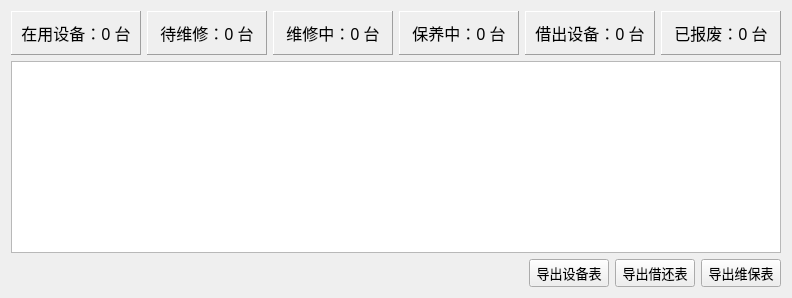
<?xml version="1.0" encoding="UTF-8"?>
<ui version="4.0">
 <class>StatisticsPage</class>
 <widget class="QWidget" name="StatisticsPage">
  <property name="font">
   <font>
    <family>微软雅黑</family>
    <pointsize>10</pointsize>
   </font>
  </property>
  <layout class="QVBoxLayout" name="verticalLayout">
   <item>
    <layout class="QHBoxLayout" name="cardsLayout">
     <item>
      <widget class="QFrame" name="frame_available">
       <property name="font"><font><pointsize>12</pointsize></font></property>
       <property name="frameShape"><enum>QFrame::Panel</enum></property>
       <property name="frameShadow"><enum>QFrame::Raised</enum></property>
       <layout class="QHBoxLayout" name="layout_available">
        <item><widget class="QLabel" name="label_available"><property name="text"><string>在用设备：0 台</string></property><property name="alignment"><set>Qt::AlignCenter</set></property></widget></item>
       </layout>
      </widget>
     </item>
     <item>
      <widget class="QFrame" name="frame_pending_repair">
       <property name="font"><font><pointsize>12</pointsize></font></property>
       <property name="frameShape"><enum>QFrame::Panel</enum></property>
       <property name="frameShadow"><enum>QFrame::Raised</enum></property>
       <layout class="QHBoxLayout" name="layout_pending_repair">
        <item><widget class="QLabel" name="label_pending_repair"><property name="text"><string>待维修：0 台</string></property><property name="alignment"><set>Qt::AlignCenter</set></property></widget></item>
       </layout>
      </widget>
     </item>
     <item>
      <widget class="QFrame" name="frame_repairing">
       <property name="font"><font><pointsize>12</pointsize></font></property>
       <property name="frameShape"><enum>QFrame::Panel</enum></property>
       <property name="frameShadow"><enum>QFrame::Raised</enum></property>
       <layout class="QHBoxLayout" name="layout_repairing">
        <item><widget class="QLabel" name="label_repairing"><property name="text"><string>维修中：0 台</string></property><property name="alignment"><set>Qt::AlignCenter</set></property></widget></item>
       </layout>
      </widget>
     </item>
     <item>
      <widget class="QFrame" name="frame_maintaining">
       <property name="font"><font><pointsize>12</pointsize></font></property>
       <property name="frameShape"><enum>QFrame::Panel</enum></property>
       <property name="frameShadow"><enum>QFrame::Raised</enum></property>
       <layout class="QHBoxLayout" name="layout_maintaining">
        <item><widget class="QLabel" name="label_maintaining"><property name="text"><string>保养中：0 台</string></property><property name="alignment"><set>Qt::AlignCenter</set></property></widget></item>
       </layout>
      </widget>
     </item>
     <item>
      <widget class="QFrame" name="frame_borrowed">
       <property name="font"><font><pointsize>12</pointsize></font></property>
       <property name="frameShape"><enum>QFrame::Panel</enum></property>
       <property name="frameShadow"><enum>QFrame::Raised</enum></property>
       <layout class="QHBoxLayout" name="layout_borrowed">
        <item><widget class="QLabel" name="label_borrowed"><property name="text"><string>借出设备：0 台</string></property><property name="alignment"><set>Qt::AlignCenter</set></property></widget></item>
       </layout>
      </widget>
     </item>
     <item>
      <widget class="QFrame" name="frame_scrapped">
       <property name="font"><font><pointsize>12</pointsize></font></property>
       <property name="frameShape"><enum>QFrame::Panel</enum></property>
       <property name="frameShadow"><enum>QFrame::Raised</enum></property>
       <layout class="QHBoxLayout" name="layout_scrapped">
        <item><widget class="QLabel" name="label_scrapped"><property name="text"><string>已报废：0 台</string></property><property name="alignment"><set>Qt::AlignCenter</set></property></widget></item>
       </layout>
      </widget>
     </item>
    </layout>
   </item>
   <item>
    <widget class="QTableWidget" name="tableView"/>
   </item>
   <item>
    <layout class="QHBoxLayout" name="exportLayout">
     <item><spacer name="horizontalSpacer"><property name="orientation"><enum>Qt::Horizontal</enum></property><property name="sizeHint" stdset="0"><size><width>518</width><height>20</height></size></property></spacer></item>
     <item><widget class="QPushButton" name="btn_export_equipment"><property name="text"><string>导出设备表</string></property></widget></item>
     <item><widget class="QPushButton" name="btn_export_borrow"><property name="text"><string>导出借还表</string></property></widget></item>
     <item><widget class="QPushButton" name="btn_export_maintenance"><property name="text"><string>导出维保表</string></property></widget></item>
    </layout>
   </item>
  </layout>
 </widget>
 <resources/>
 <connections/>
</ui>
